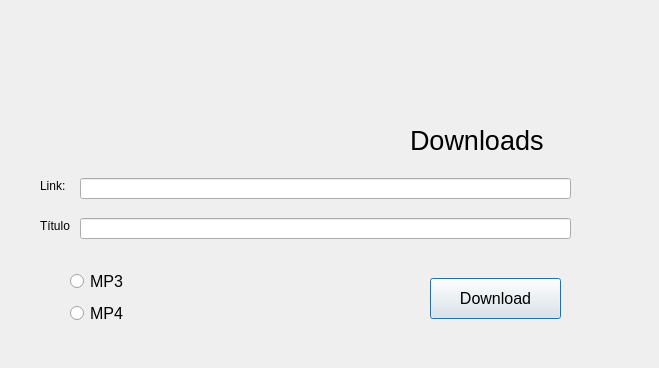
<?xml version="1.0" encoding="UTF-8"?>
<ui version="4.0">
 <class>Dialog</class>
 <widget class="QDialog" name="Dialog">
  <property name="geometry">
   <rect>
    <x>0</x>
    <y>0</y>
    <width>659</width>
    <height>368</height>
   </rect>
  </property>
  <property name="windowTitle">
   <string>Dialog</string>
  </property>
  <widget class="QPushButton" name="pushButton">
   <property name="geometry">
    <rect>
     <x>430</x>
     <y>278</y>
     <width>131</width>
     <height>41</height>
    </rect>
   </property>
   <property name="font">
    <font>
     <pointsize>12</pointsize>
    </font>
   </property>
   <property name="text">
    <string>Download</string>
   </property>
  </widget>
  <widget class="QLabel" name="label">
   <property name="geometry">
    <rect>
     <x>40</x>
     <y>178</y>
     <width>49</width>
     <height>16</height>
    </rect>
   </property>
   <property name="text">
    <string>Link: </string>
   </property>
  </widget>
  <widget class="QLabel" name="label_2">
   <property name="geometry">
    <rect>
     <x>40</x>
     <y>218</y>
     <width>49</width>
     <height>16</height>
    </rect>
   </property>
   <property name="text">
    <string>Título</string>
   </property>
  </widget>
  <widget class="QLineEdit" name="txt_link">
   <property name="geometry">
    <rect>
     <x>80</x>
     <y>178</y>
     <width>491</width>
     <height>21</height>
    </rect>
   </property>
  </widget>
  <widget class="QLineEdit" name="txt_title">
   <property name="geometry">
    <rect>
     <x>80</x>
     <y>218</y>
     <width>491</width>
     <height>21</height>
    </rect>
   </property>
  </widget>
  <widget class="QRadioButton" name="radioButton">
   <property name="geometry">
    <rect>
     <x>70</x>
     <y>268</y>
     <width>55</width>
     <height>26</height>
    </rect>
   </property>
   <property name="font">
    <font>
     <pointsize>12</pointsize>
    </font>
   </property>
   <property name="text">
    <string>MP3</string>
   </property>
  </widget>
  <widget class="QRadioButton" name="radioButton_2">
   <property name="geometry">
    <rect>
     <x>70</x>
     <y>300</y>
     <width>55</width>
     <height>26</height>
    </rect>
   </property>
   <property name="font">
    <font>
     <pointsize>12</pointsize>
    </font>
   </property>
   <property name="text">
    <string>MP4</string>
   </property>
  </widget>
  <widget class="QLabel" name="label_3">
   <property name="geometry">
    <rect>
     <x>410</x>
     <y>110</y>
     <width>141</width>
     <height>61</height>
    </rect>
   </property>
   <property name="font">
    <font>
     <pointsize>20</pointsize>
    </font>
   </property>
   <property name="text">
    <string>Downloads</string>
   </property>
  </widget>
  <widget class="QLabel" name="label_4">
   <property name="geometry">
    <rect>
     <x>40</x>
     <y>10</y>
     <width>281</width>
     <height>140</height>
    </rect>
   </property>
   <property name="maximumSize">
    <size>
     <width>1800</width>
     <height>140</height>
    </size>
   </property>
   <property name="text">
    <string>&lt;html&gt;&lt;head/&gt;&lt;body&gt;&lt;p&gt;&lt;img src=&quot;:/youtube/ytube.png&quot;/&gt;&lt;/p&gt;&lt;/body&gt;&lt;/html&gt;</string>
   </property>
  </widget>
 </widget>
 <resources>
  <include location="imgs/Youtube.qrc"/>
 </resources>
 <connections/>
</ui>
